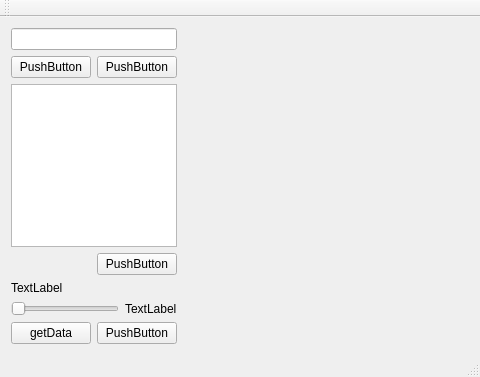
<?xml version="1.0" encoding="UTF-8"?>
<ui version="4.0">
 <class>MainWindow</class>
 <widget class="QMainWindow" name="MainWindow">
  <property name="geometry">
   <rect>
    <x>0</x>
    <y>0</y>
    <width>480</width>
    <height>377</height>
   </rect>
  </property>
  <property name="windowTitle">
   <string>MainWindow</string>
  </property>
  <widget class="QWidget" name="centralWidget">
   <layout class="QHBoxLayout" name="horizontalLayout_6">
    <item>
     <layout class="QHBoxLayout" name="horizontalLayout_5" stretch="30,70">
      <item>
       <layout class="QVBoxLayout" name="verticalLayout_2">
        <item>
         <widget class="QLineEdit" name="lineEdit"/>
        </item>
        <item>
         <layout class="QHBoxLayout" name="horizontalLayout_2">
          <item>
           <widget class="QPushButton" name="pushButton">
            <property name="text">
             <string>PushButton</string>
            </property>
           </widget>
          </item>
          <item>
           <widget class="QPushButton" name="pushButton_2">
            <property name="text">
             <string>PushButton</string>
            </property>
           </widget>
          </item>
         </layout>
        </item>
        <item>
         <widget class="QListWidget" name="listWidget"/>
        </item>
        <item>
         <layout class="QHBoxLayout" name="horizontalLayout_4">
          <item>
           <spacer name="horizontalSpacer">
            <property name="orientation">
             <enum>Qt::Horizontal</enum>
            </property>
            <property name="sizeHint" stdset="0">
             <size>
              <width>40</width>
              <height>20</height>
             </size>
            </property>
           </spacer>
          </item>
          <item>
           <widget class="QPushButton" name="pushButton_4">
            <property name="text">
             <string>PushButton</string>
            </property>
           </widget>
          </item>
         </layout>
        </item>
        <item>
         <layout class="QVBoxLayout" name="verticalLayout">
          <item>
           <widget class="QLabel" name="label">
            <property name="text">
             <string>TextLabel</string>
            </property>
           </widget>
          </item>
          <item>
           <layout class="QHBoxLayout" name="horizontalLayout">
            <item>
             <widget class="QSlider" name="horizontalSlider">
              <property name="orientation">
               <enum>Qt::Horizontal</enum>
              </property>
             </widget>
            </item>
            <item>
             <widget class="QLabel" name="label_2">
              <property name="text">
               <string>TextLabel</string>
              </property>
             </widget>
            </item>
           </layout>
          </item>
         </layout>
        </item>
        <item>
         <layout class="QHBoxLayout" name="horizontalLayout_3">
          <item>
           <widget class="QPushButton" name="pushButtonGet">
            <property name="text">
             <string>getData</string>
            </property>
           </widget>
          </item>
          <item>
           <widget class="QPushButton" name="pushButton_3">
            <property name="text">
             <string>PushButton</string>
            </property>
           </widget>
          </item>
         </layout>
        </item>
       </layout>
      </item>
      <item>
       <widget class="Plotter" name="widget" native="true"/>
      </item>
     </layout>
    </item>
   </layout>
  </widget>
  <widget class="QMenuBar" name="menuBar">
   <property name="geometry">
    <rect>
     <x>0</x>
     <y>0</y>
     <width>480</width>
     <height>22</height>
    </rect>
   </property>
  </widget>
  <widget class="QToolBar" name="mainToolBar">
   <attribute name="toolBarArea">
    <enum>TopToolBarArea</enum>
   </attribute>
   <attribute name="toolBarBreak">
    <bool>false</bool>
   </attribute>
  </widget>
  <widget class="QStatusBar" name="statusBar"/>
 </widget>
 <layoutdefault spacing="6" margin="11"/>
 <customwidgets>
  <customwidget>
   <class>Plotter</class>
   <extends>QWidget</extends>
   <header location="global">plotter.h</header>
   <container>1</container>
  </customwidget>
 </customwidgets>
 <resources/>
 <connections/>
</ui>
